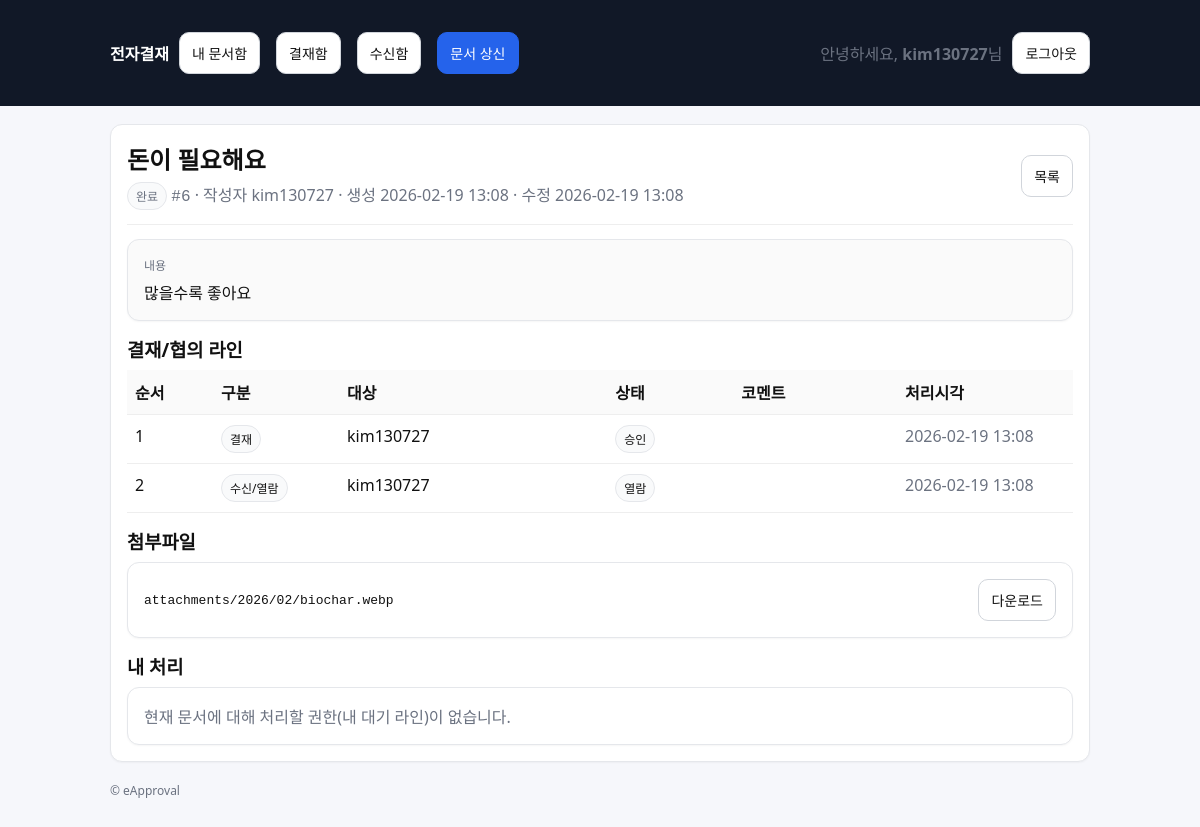
/approvals/6/ (signed in), run on the app's committed database.
### approvals/models.py (models this page shows, shortened)
class Document(models.Model):
    class Status(models.TextChoices):
        DRAFT = "DRAFT", "임시"
        SUBMITTED = "SUBMITTED", "상신"
        IN_PROGRESS = "IN_PROGRESS", "진행중"
        REJECTED = "REJECTED", "반려"
        COMPLETED = "COMPLETED", "완료"
    title = models.CharField(max_length=200)
    content = models.TextField(blank=True)
    created_by = models.ForeignKey(
        settings.AUTH_USER_MODEL, on_delete=models.PROTECT, related_name="docs_created"
    )
    status = models.CharField(max_length=20, choices=Status.choices, default=Status.DRAFT)
    current_line_order = models.PositiveIntegerField(default=1)
    created_at = models.DateTimeField(auto_now_add=True)
    updated_at = models.DateTimeField(auto_now=True)

class DocumentLine(models.Model):
    class Role(models.TextChoices):
        CONSULT = "CONSULT", "협의"
        APPROVE = "APPROVE", "결재"
        RECEIVE = "RECEIVE", "수신/열람"
    class Decision(models.TextChoices):
        PENDING = "PENDING", "대기"
        APPROVED = "APPROVED", "승인"
        REJECTED = "REJECTED", "반려"
        READ = "READ", "열람"
    document = models.ForeignKey(Document, on_delete=models.CASCADE, related_name="lines")
    role = models.CharField(max_length=10, choices=Role.choices)
    order = models.PositiveIntegerField()
    user = models.ForeignKey(settings.AUTH_USER_MODEL, on_delete=models.PROTECT)
    decision = models.CharField(max_length=10, choices=Decision.choices, default=Decision.PENDING)
    comment = models.CharField(max_length=300, blank=True)
    acted_at = models.DateTimeField(null=True, blank=True)
    class Meta:
        ordering = ["order", "id"]

class Attachment(models.Model):
    document = models.ForeignKey(Document, on_delete=models.CASCADE, related_name="attachments")
    file = models.FileField(upload_to=attachment_upload_to)
    uploaded_by = models.ForeignKey(settings.AUTH_USER_MODEL, on_delete=models.PROTECT)
    created_at = models.DateTimeField(auto_now_add=True)

### approvals/views.py (the view)
# urls.py: path("approvals/<int:doc_id>/", views.doc_detail, name="doc_detail"),
@login_required
def doc_detail(request, doc_id: int):
    doc = get_object_or_404(Document, id=doc_id)
    if not can_view_document(request.user, doc):
        raise Http404
    if doc.status == Document.Status.COMPLETED:
        mark_read(doc=doc, actor=request.user)
    current_line = doc.lines.filter(order=doc.current_line_order, decision="PENDING").first()
    can_act = bool(current_line) and (current_line.user_id == request.user.id or request.user.is_superuser)
    return render(
        request,
        "approvals/doc_detail.html",
        {"doc": doc, "current_line": current_line, "can_act": can_act},
    )

### approvals/permissions.py (called while the page is built, shortened)
def can_view_document(user, doc: Document) -> bool:
    if not user.is_authenticated:
        return False
    if user.is_superuser:
        return True

### approvals/services.py (called while the page is built)
@transaction.atomic
def mark_read(*, doc: Document, actor) -> Document:
    line = doc.lines.filter(role=DocumentLine.Role.RECEIVE, user_id=actor.id).first()
    if not line:
        return doc
    if line.decision == DocumentLine.Decision.PENDING:
        line.decision = DocumentLine.Decision.READ
        line.acted_at = timezone.now()
        line.save(update_fields=["decision", "acted_at"])
    return doc

### templates/approvals/doc_detail.html (shortened to what this page needs)
{% extends "base.html" %}
{% block content %}
  <div class="card">
    <div class="row" style="justify-content:space-between;">
      <div>
        <h2 style="margin:0;">{{ doc.title }}</h2>
        <div class="muted" style="margin-top:6px;">
          <span class="badge">{{ doc.get_status_display }}</span>
          <span class="mono">#{{ doc.id }}</span>
          · 작성자 {{ doc.created_by.username }}
          · 생성 {{ doc.created_at|date:"Y-m-d H:i" }}
          · 수정 {{ doc.updated_at|date:"Y-m-d H:i" }}
        </div>
      </div>
      <div>
        <a class="btn" href="{% url 'approvals:doc_list' %}">목록</a>
      </div>
    </div>
    <hr style="border:none; border-top:1px solid #eee; margin:14px 0;">
    <div class="card" style="background:#fafafa;">
      <div class="muted" style="font-size:12px; margin-bottom:6px;">내용</div>
      <div style="white-space:pre-wrap;">{{ doc.content|default:"(내용 없음)" }}</div>
    </div>
    <div style="margin-top:14px;">
      <h3 style="margin:0 0 8px 0;">결재/협의 라인</h3>
      <table class="table">
        <thead>
          <tr>
            <th style="width:70px;">순서</th>
            <th style="width:110px;">구분</th>
            <th>대상</th>
            <th style="width:110px;">상태</th>
            <th>코멘트</th>
            <th style="width:160px;">처리시각</th>
          </tr>
        </thead>
        <tbody>
          {% for line in doc.lines.all %}
          <tr>
            <td>{{ line.order }}</td>
            <td><span class="badge">{{ line.get_role_display }}</span></td>
            <td>{{ line.user.username }}</td>
            <td><span class="badge">{{ line.get_decision_display }}</span></td>
            <td class="muted">{{ line.comment|default:"" }}</td>
            <td class="muted">
              {% if line.acted_at %}{{ line.acted_at|date:"Y-m-d H:i" }}{% else %}-{% endif %}
            </td>
          </tr>
          {% empty %}
          <tr><td colspan="6" class="muted">라인이 없습니다.</td></tr>
          {% endfor %}
        </tbody>
      </table>
    </div>
    <div style="margin-top:14px;">
      <h3 style="margin:0 0 8px 0;">첨부파일</h3>
      <div class="card">
        {% for att in doc.attachments.all %}
          <div class="row" style="justify-content:space-between;">
            <div class="mono" style="font-size:13px;">{{ att.file.name }}</div>
            <a class="btn" href="{% url 'approvals:attachment_download' att.id %}">다운로드</a>
          </div>
        {% empty %}
          <div class="muted">첨부파일이 없습니다.</div>
        {% endfor %}
      </div>
    </div>
    <div style="margin-top:14px;">
      <h3 style="margin:0 0 8px 0;">내 처리</h3>
      {% if can_act %}
        <div class="card">
          <div class="muted" style="margin-bottom:10px;">
            현재 처리자: <strong>{{ current_line.user.username }}</strong>
            · 구분: <strong>{{ current_line.get_role_display }}</strong>
            · 순서: <strong>{{ current_line.order }}</strong>
          </div>
          <form method="post" action="{% url 'approvals:act_approve' doc.id %}">
            {% csrf_token %}
            <div class="field">
              <label for="comment_approve">코멘트(선택)</label>
              <input id="comment_approve" type="text" name="comment" placeholder="예: 확인했습니다." />
              <div class="help">승인/협의 완료 처리 시 기록됩니다.</div>
            </div>
            <button class="btn btn-primary" type="submit">승인 / 협의완료</button>
          </form>
          <hr style="border:none; border-top:1px solid #eee; margin:12px 0;">
          <form method="post" action="{% url 'approvals:act_reject' doc.id %}">
            {% csrf_token %}
            <div class="field">
              <label for="comment_reject">반려 사유(필수)</label>
              <input id="comment_reject" type="text" name="comment" placeholder="예: 증빙이 누락되었습니다." required />
            </div>
            <button class="btn btn-danger" type="submit">반려</button>
          </form>
        </div>
      {% else %}
        <div class="card muted">
          현재 문서에 대해 처리할 권한(내 대기 라인)이 없습니다.
        </div>
      {% endif %}
    </div>
  </div>
{% endblock %}

### templates/base.html (shortened to what this page needs)
<!doctype html>
<html lang="ko">
<head>
</head>
<body>
  <header>
    <div class="wrap">
      <nav>
        <a href="{% url 'approvals:home' %}"><strong>전자결재</strong></a>
        <a class="btn" href="{% url 'approvals:doc_list' %}">내 문서함</a>
        <a class="btn" href="{% url 'approvals:inbox' %}">결재함</a>
        <a class="btn" href="{% url 'approvals:received' %}">수신함</a>
        <a class="btn btn-primary" href="{% url 'approvals:doc_create' %}">문서 상신</a>
        {% if user.is_authenticated %}
          <span class="muted">안녕하세요, <strong>{{ user.username }}</strong>님</span>
          <form method="post" action="{% url 'accounts:logout' %}" style="display:inline;">
            <button class="btn" type="submit">로그아웃</button>
          </form>
        {% else %}
          <a class="btn" href="{% url 'accounts:login' %}">로그인</a>
          <a class="btn btn-primary" href="{% url 'accounts:signup' %}">회원가입</a>
        {% endif %}
      </nav>
    </div>
  </header>
  <main class="wrap">
    {% block content %}{% endblock %}
    <footer class="muted">
      <div>© eApproval</div>
    </footer>
  </main>
</body>
</html>

### templates/base.html (style rules this page uses)
body { font-family: system-ui, -apple-system, Segoe UI, Roboto, "Noto Sans KR", Arial, sans-serif; margin:0; background:#f6f7fb; color:#111; }
header { background:#111827; color:#fff; padding:14px 18px; }
header a { color:#fff; text-decoration:none; }
.wrap { max-width: 980px; margin: 0 auto; padding: 18px; }
nav { display:flex; gap:10px; flex-wrap:wrap; align-items:center; }
.card { background:#fff; border:1px solid #e5e7eb; border-radius:12px; padding:16px; box-shadow: 0 1px 2px rgba(0,0,0,0.04); }
.btn { display:inline-block; padding:10px 12px; border-radius:10px; border:1px solid #d1d5db; background:#fff; text-decoration:none; color:#111; font-size:14px; }
.btn-primary { background:#2563eb; border-color:#2563eb; color:#fff; }
.btn + .btn { margin-left: 6px; }
.muted { color:#6b7280; }
.mono { font-family: ui-monospace, SFMono-Regular, Menlo, Monaco, Consolas, "Liberation Mono", "Courier New", monospace; }
.table { width:100%; border-collapse: collapse; }
.table th, .table td { border-bottom:1px solid #eee; padding:10px 8px; text-align:left; vertical-align:top; }
.table th { background:#fafafa; font-weight:600; }
.badge { display:inline-block; padding:4px 8px; border-radius:999px; font-size:12px; border:1px solid #e5e7eb; background:#f9fafb; }
.row { display:flex; gap:10px; flex-wrap:wrap; align-items:center; }
footer { padding: 20px 0; color:#6b7280; font-size:12px; }

### data on the page
Document: title "돈이 필요해요", status "완료", id "6", created_by.username "kim130727", created_at "2026-02-19 13:08", updated_at "2026-02-19 13:08", content "많을수록 좋아요"
DocumentLine: order "1", role "결재", user.username "kim130727", decision "승인", acted_at "2026-02-19 13:08"
DocumentLine: order "2", role "수신/열람", user.username "kim130727", decision "열람", acted_at "2026-02-19 13:08"
Attachment: file.name "attachments/2026/02/biochar.webp"

### other printed values
{{ user.username }} "kim130727"
